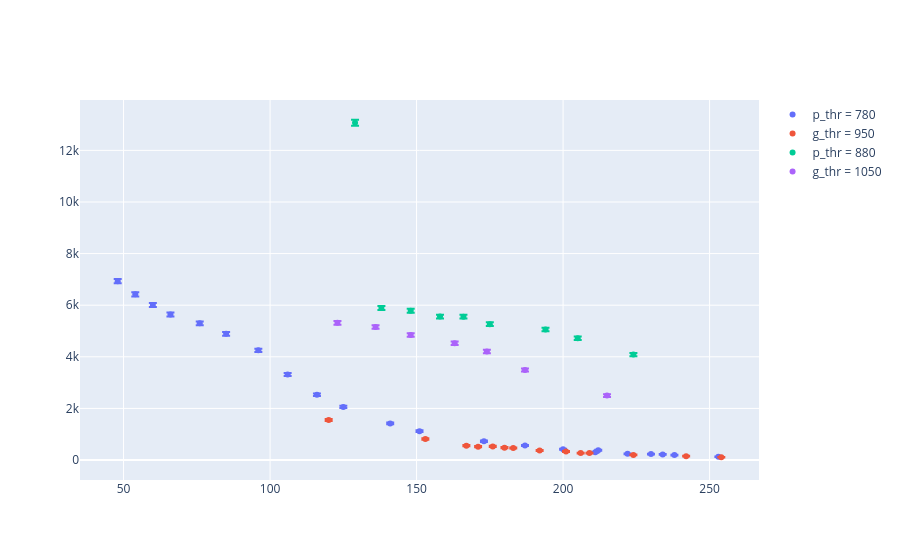

Here is the notebook cell this chart was saved with:
### Code cell
df_780p = df_varia[df_varia['p_t'] == 780]
df_950g = df_varia[df_varia['g_t'] == 950]
df_800p = df_varia[df_varia['p_t'] == 800]
df_980g = df_varia[df_varia['g_t'] == 980]
df_880p = df_varia[df_varia['p_t'] == 880]
df_1050g = df_varia[df_varia['g_t'] == 1050]
fig = go.Figure()
fig.add_trace(go.Scatter(x=df_780p['p_thr'], y=df_780p['p_c'], mode='markers', name='p_thr = 780', error_y=dict(type='data', array=np.sqrt(df_780p['p_c']), visible=True)))
fig.add_trace(go.Scatter(x=df_950g['g_thr'], y=df_950g['g_c'], mode='markers', name='g_thr = 950', error_y=dict(type='data', array=np.sqrt(df_950g['g_c']), visible=True)))
fig.add_trace(go.Scatter(x=df_880p['p_thr'], y=df_880p['p_c'], mode='markers', name='p_thr = 880', error_y=dict(type='data', array=np.sqrt(df_880p['p_c']), visible=True)))
fig.add_trace(go.Scatter(x=df_1050g['g_thr'], y=df_1050g['g_c'], mode='markers', name='g_thr = 1050', error_y=dict(type='data', array=np.sqrt(df_1050g['g_c']), visible=True)))
# fig.add_trace(go.Scatter(x=df_800p['p_thr'], y=df_800p['p_c'], mode='markers', name='p_thr = 800', error_y=dict(type='data', array=np.sqrt(df_800p['p_c']), visible=True)))
# fig.add_trace(go.Scatter(x=df_980g['g_thr'], y=df_980g['g_c'], mode='markers', name='g_thr = 980', error_y=dict(type='data', array=np.sqrt(df_980g['g_c']), visible=True)))

### Figure 1 — Plotly figure (JSON) as saved in the notebook; plotly's stock layout.template omitted (floating-point values rounded to 4 significant figures)
{"data": [{"error_y": {"array": [37.68, 11.31, 20.45, 33.42, 14.76, 19.44, 13.86, 23.73, 15.2, 26.96, 15.49, 17.38, 45.37, 50.32, 57.57, 65.21, 69.92, 72.8, 75.11, 80.14, 83.26, 77.49], "type": "data", "visible": true}, "mode": "markers", "name": "p_thr = 780", "type": "scatter", "x": [141, 253, 200, 151, 234, 212, 238, 187, 230, 173, 222, 211, 125, 116, 106, 96, 85, 76, 66, 54, 48, 60], "y": [1420, 128, 418, 1117, 218, 378, 192, 563, 231, 727, 240, 302, 2058, 2532, 3314, 4252, 4889, 5300, 5642, 6422, 6932, 6004]}, {"error_y": {"array": [39.34, 28.55, 21.59, 16.4, 19.29, 18.28, 14.04, 22.76, 23.6, 16.43, 21.91, 10.39, 12.29, 22.93, NaN, NaN, NaN, NaN, NaN, NaN, NaN, NaN, NaN, NaN, NaN, NaN, NaN], "type": "data", "visible": true}, "mode": "markers", "name": "g_thr = 950", "type": "scatter", "x": [120, 153, 183, 209, 192, 201, 224, 171, 167, 206, 180, 254, 242, 176, 217, 217, 217, 217, 217, 217, 217, 217, 217, 217, 215, 215, 215], "y": [1548.0, 815.0, 466.0, 269.0, 372.0, 334.0, 197.0, 518.0, 557.0, 270.0, 480.0, 108.0, 151.0, 526.0, NaN, NaN, NaN, NaN, NaN, NaN, NaN, NaN, NaN, NaN, NaN, NaN, NaN]}, {"error_y": {"array": [63.93, 68.7, 71.13, 72.55, 74.55, 74.56, 76.05, 76.77, 114.3], "type": "data", "visible": true}, "mode": "markers", "name": "p_thr = 880", "type": "scatter", "x": [224, 205, 194, 175, 166, 158, 148, 138, 129], "y": [4087, 4720, 5059, 5263, 5557, 5559, 5784, 5893, 13070]}, {"error_y": {"array": [49.96, 59.06, 64.86, 67.29, 69.62, 71.8, 72.92], "type": "data", "visible": true}, "mode": "markers", "name": "g_thr = 1050", "type": "scatter", "x": [215, 187, 174, 163, 148, 136, 123], "y": [2496.0, 3488.0, 4207.0, 4528.0, 4847.0, 5155.0, 5317.0]}], "layout": {}}
